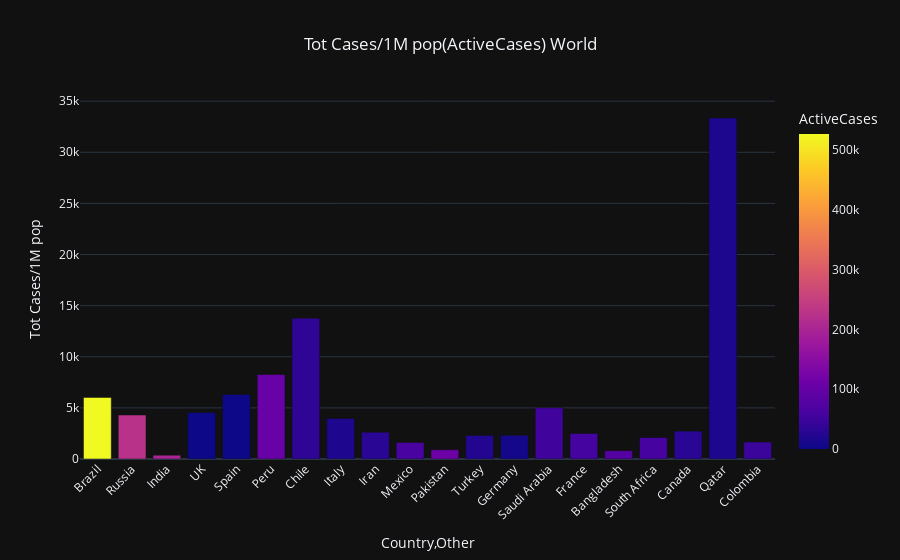

Notebook code for this chart:
### Markdown cell above
From the above graph we can infer 
<ul>
    <li>Chandigarh must conduct more tests to ensure curbing the spread of Coronavirus</li>
    <li>Tamil Nadu is doing excellent considering they have the highest tests done and significantly low test positivity rate</li>
    <li>Andhra Pradesh is also doing well considering few tests turning out positive and considerably high total tests</li>
</ul>

### Code cell
bar_chart(temp_df1.iloc[2:22, :], positive_rate_world, total_tests_world, 'World')

### Figure 1 — Plotly figure (JSON) as saved in the notebook; plotly's stock layout.template omitted (floating-point values rounded to 4 significant figures)
{"data": [{"alignmentgroup": "True", "hovertemplate": "Country,Other=%{x}<br>Tot Cases/1M pop=%{y}<br>ActiveCases=%{marker.color}<extra></extra>", "legendgroup": "", "marker": {"color": [526419, 225325, 198734, 0, 0, 103619, 34861, 17638, 29155, 62051, 107942, 22248, 7873, 52632, 57807, 77965, 58139, 28560, 16328, 46694], "coloraxis": "coloraxis"}, "name": "", "offsetgroup": "", "orientation": "v", "showlegend": false, "textposition": "auto", "type": "bar", "x": ["Brazil", "Russia", "India", "UK", "Spain", "Peru", "Chile", "Italy", "Iran", "Mexico", "Pakistan", "Turkey", "Germany", "Saudi Arabia", "France", "Bangladesh", "South Africa", "Canada", "Qatar", "Colombia"], "xaxis": "x", "y": [6023, 4301, 371, 4557, 6309, 8262, 13778, 3969, 2622, 1617, 901, 2307, 2320, 5016, 2496, 814, 2101, 2724, 33358, 1660], "yaxis": "y"}], "layout": {"barmode": "relative", "coloraxis": {"colorbar": {"title": {"text": "ActiveCases"}}, "colorscale": [[0, "#0d0887"], [0.1111, "#46039f"], [0.2222, "#7201a8"], [0.3333, "#9c179e"], [0.4444, "#bd3786"], [0.5556, "#d8576b"], [0.6667, "#ed7953"], [0.7778, "#fb9f3a"], [0.8889, "#fdca26"], [1, "#f0f921"]]}, "hovermode": "x", "legend": {"tracegroupgap": 0}, "title": {"text": "Tot Cases/1M pop(ActiveCases) World", "x": 0.5, "xanchor": "center"}, "xaxis": {"anchor": "y", "domain": [0, 1], "tickangle": -45, "title": {"text": "Country,Other"}}, "yaxis": {"anchor": "x", "domain": [0, 1], "title": {"text": "Tot Cases/1M pop"}}}}
